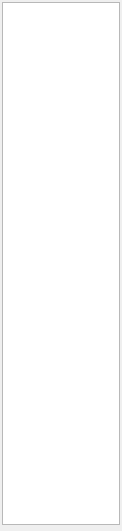
<?xml version="1.0" encoding="UTF-8"?>
<ui version="4.0">
 <class>Form</class>
 <widget class="QWidget" name="Form">
  <property name="geometry">
   <rect>
    <x>0</x>
    <y>0</y>
    <width>122</width>
    <height>531</height>
   </rect>
  </property>
  <property name="windowTitle">
   <string>Form</string>
  </property>
  <layout class="QVBoxLayout" name="verticalLayout">
   <property name="spacing">
    <number>2</number>
   </property>
   <property name="margin">
    <number>2</number>
   </property>
   <item>
    <widget class="QTreeView" name="treeView">
     <property name="sizePolicy">
      <sizepolicy hsizetype="Expanding" vsizetype="Expanding">
       <horstretch>0</horstretch>
       <verstretch>0</verstretch>
      </sizepolicy>
     </property>
    </widget>
   </item>
   <item>
    <layout class="QVBoxLayout" name="calendarLayout">
     <property name="spacing">
      <number>2</number>
     </property>
     <property name="margin">
      <number>2</number>
     </property>
    </layout>
   </item>
  </layout>
 </widget>
 <resources/>
 <connections/>
</ui>
